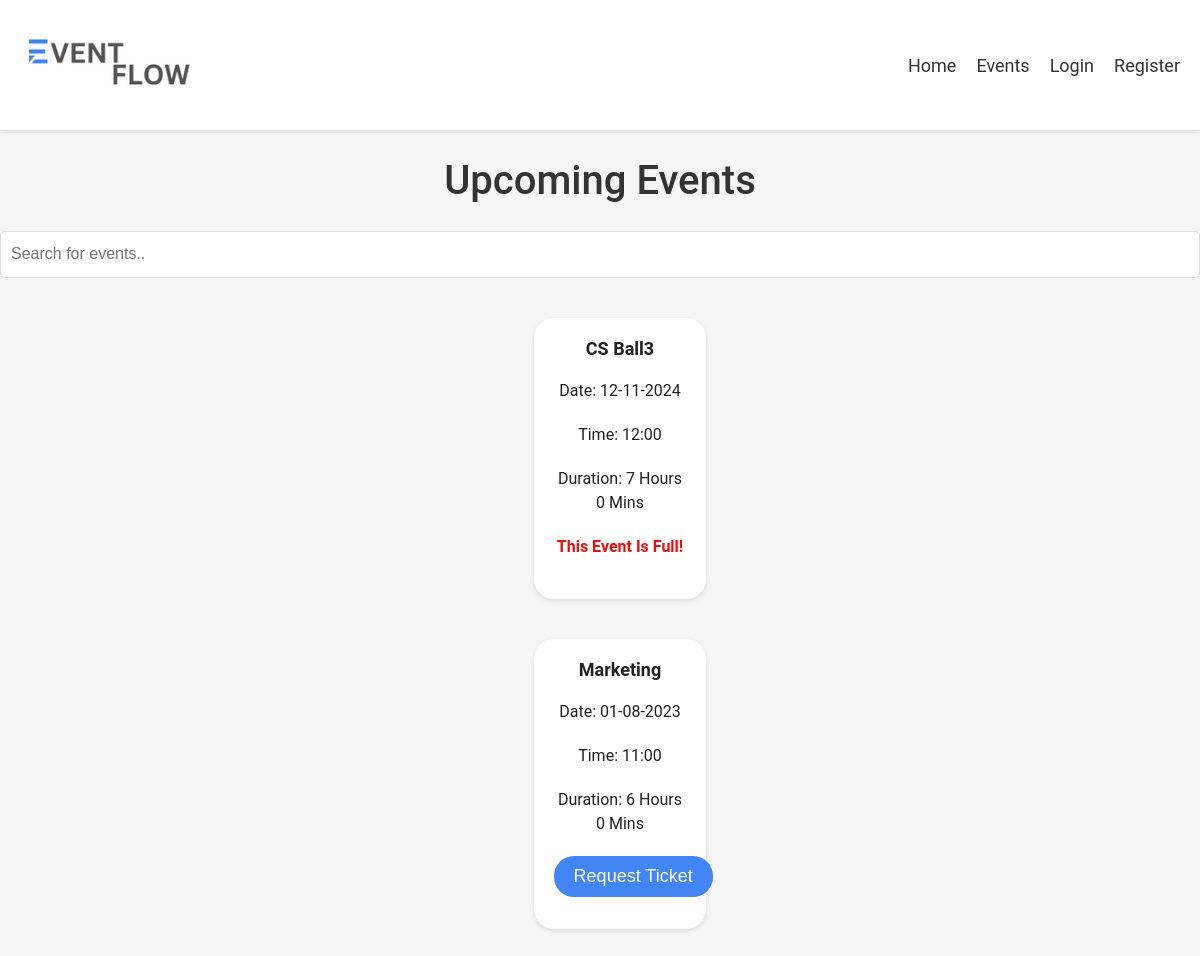
The app's page /events with its own data.
### db_schema.py (models this page shows, shortened)
class Event(db.Model):
    __tablename__='events'
    id = db.Column(db.Integer, primary_key=True)
    name = db.Column(db.String(50), nullable=False)
    date = db.Column(db.Date, nullable=False)
    description=db.Column(db.Text, nullable=False)
    start_time= db.Column(db.Time, nullable=False)
    end_time= db.Column(db.Time, nullable=False)
    duration = db.Column(db.Integer, nullable=False)
    capacity = db.Column(db.Integer, nullable=False)
    location = db.Column(db.String(50), nullable=False)
    organiser_id = db.Column(db.Integer,  db.ForeignKey('organisers.id'), nullable = False)
    available_capacity= db.Column(db.Integer)
    num_attendees = db.Column(db.Integer,nullable=False)
    tickets = db.relationship('Ticket', primaryjoin="Event.id==Ticket.event_id", backref=db.backref('event'))

### cwk.py (the view)
@app.route('/events')
def events():
    events = Event.query.all()
    return render_template('events.html', events=events)

### templates/events.html (shortened to what this page needs)
{% include 'navbar.html' %}
<link rel="stylesheet" href="{{ url_for('static', filename='css/events.css') }}">
  <h1>Upcoming Events</h1>
  {% if events %}
    <input type="text" id="myInput" onkeyup="myFunction()" placeholder="Search for events..">
    <ul id="eventList">
      {% for event in events %}
      <div class="displayEvents">
        <div class="card">
            <li>
              <a href="{{ url_for('event_details', event_id=event.id) }}">
              <h2>{{ event.name }}</h2>
              <p>Date: {{ event.date.strftime("%d-%m-%Y") }}</p>
              <p>Time: {{ event.start_time.strftime("%H:%M") }}</p>
              <p>Duration: {{ event.duration//60 }} Hours {{ event.duration%60}} Mins </p>
              {% if event.available_capacity == 0 %}
                <p>This Event Is Full!</p>
              {% else %}
                <form action="{{ url_for('request_ticket', event_id=event.id) }}">
                  <input type="submit" value="Request Ticket">
                </form>
              {% endif %}
            </li>
        </div>
      </div>
      {% endfor %}
    </ul>
  {% else %}
    <p>No events found.</p>
  {% endif %}

### static/css/homepage.css (style rules this page uses)
h1 { font-size: 40px; font-weight: 500; text-align: center; }
p { font-size: 30px; line-height: 1.5; margin: 20px auto; max-width: 800px; text-align: center; }
* { box-sizing:border-box }

### static/css/events.css (style rules this page uses)
#myInput { padding: 10px; margin-bottom: 20px; border: 1px solid #ddd; border-radius: 4px; width: 100%; box-sizing: border-box; }
::placeholder { font-size: medium; margin-left: 30px; }
.card li a { display: block; background-color: #fff; box-shadow: 0 2px 5px rgba(0, 0, 0, 0.1); text-decoration: none; padding: 20px; margin-left: auto; margin-right: auto; margin-top: 20px; width: 80%; text-align: center; align-items: center; text-align-last: center; border-radius: 20px; transition: transform .5s; color: #222020; }
p { font-size: medium; }
#eventList li { margin-bottom: 40px; justify-self: center; list-style: none; list-style-type: none; font-size: 12px; }
#eventList h2 { margin-top: 0; }
#eventList form { margin-top: 10px; }
#eventList input[type="submit"] { background-color: #4285f4; color: #fff; border: none; padding: 10px 20px; font-size: 18px; cursor: pointer; border-radius: 20px; }
#eventList p:last-child { color: rgb(235, 13, 13); font-weight: bold; }
#eventList p:last-child, #eventList p:last-child + form { margin-top: 10px; }
#myInput { padding-top: 15px; padding-bottom: 15px; }

### records on screen
Event: name "CS Ball3", date "12-11-2024", start_time "12:00", duration "7", event.duration%60 "0", available_capacity "This Event Is Full!"
Event: name "Marketing", date "01-08-2023", start_time "11:00", duration "6", event.duration%60 "0"
